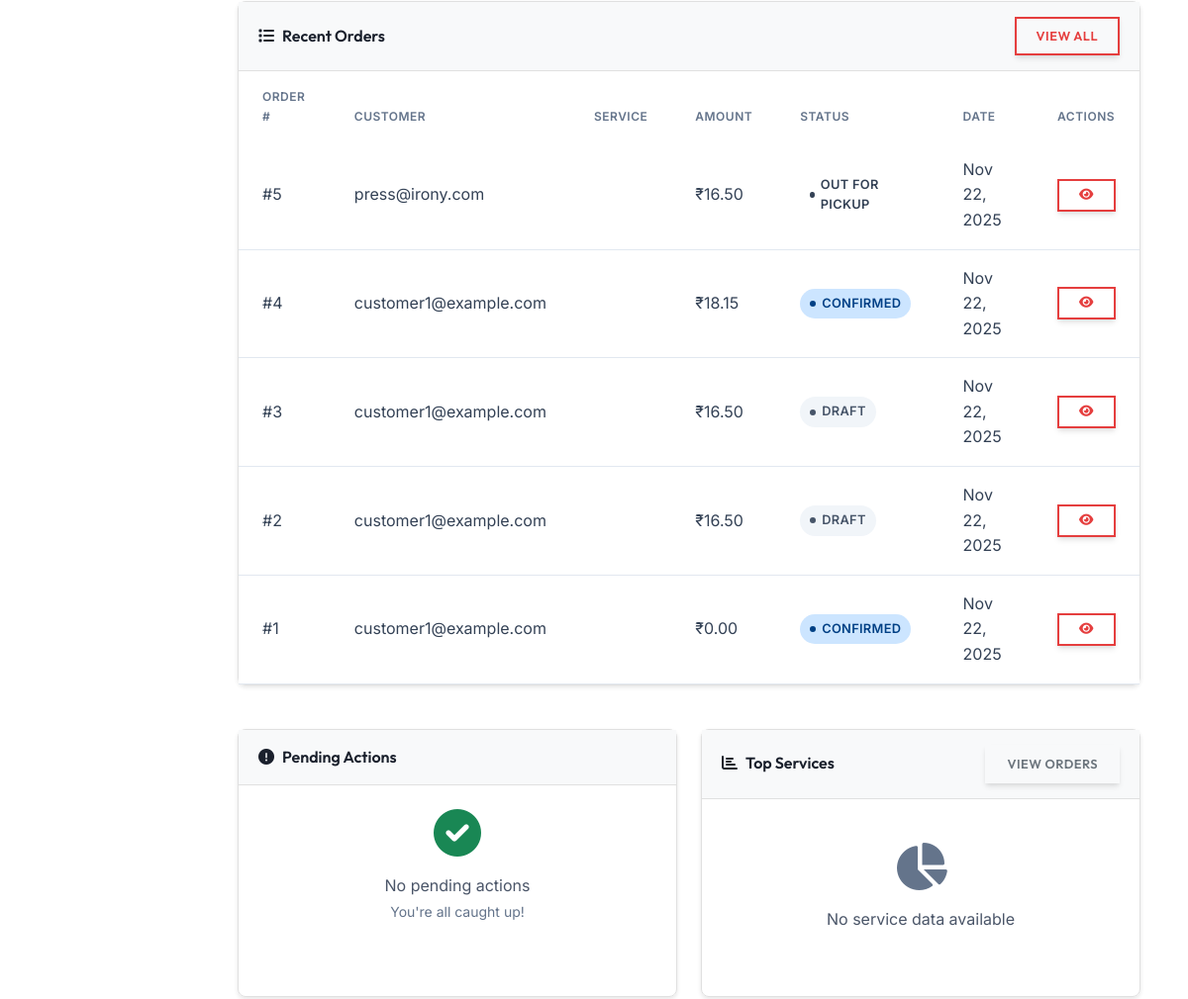
/dashboard/admin/ (signed in, middle part), run on an earlier commit of the app's database.
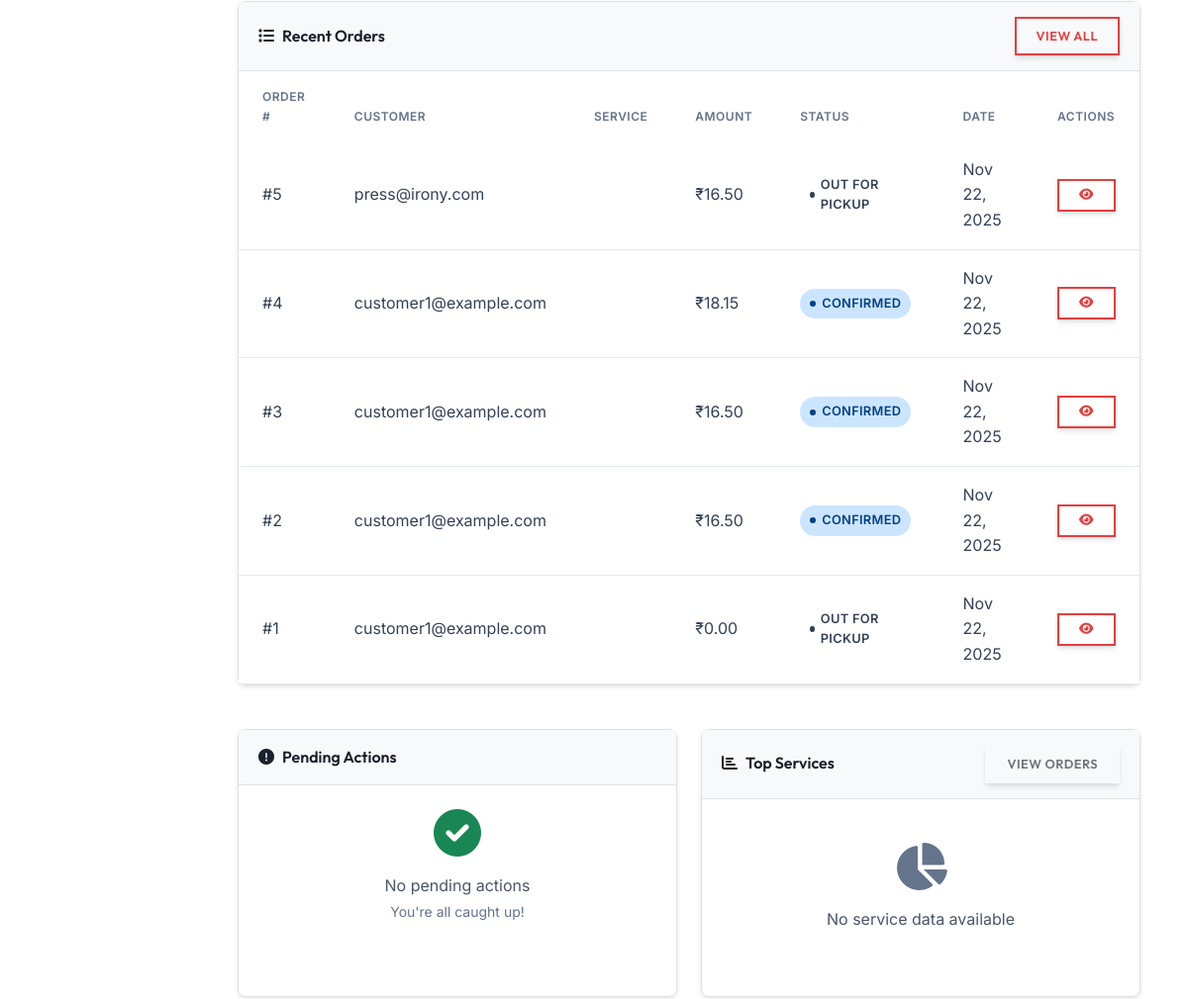
And on a later commit of the database.
### orders/models.py (models this page shows, shortened)
class Order(models.Model):
    class Status(models.TextChoices):
        DRAFT = 'draft', _('Draft')
        PENDING = 'pending', _('Pending Payment')
        CONFIRMED = 'confirmed', _('Confirmed')
        SCHEDULED_FOR_PICKUP = 'scheduled_for_pickup', _('Scheduled for Pickup')
        OUT_FOR_PICKUP = 'out_for_pickup', _('Out for Pickup')
        PICKED_UP = 'picked_up', _('Picked Up')
        PROCESSING = 'processing', _('In Progress')
        READY = 'ready', _('Ready for Delivery')
        OUT_FOR_DELIVERY = 'out_for_delivery', _('Out for Delivery')
        COMPLETED = 'completed', _('Completed')
        CANCELLED = 'cancelled', _('Cancelled')
        REFUNDED = 'refunded', _('Refunded')
        FAILED = 'failed', _('Failed')
    class PaymentStatus(models.TextChoices):
        PENDING = 'pending', _('Pending')
        AUTHORIZED = 'authorized', _('Authorized')
        PAID = 'paid', _('Paid')
        PARTIALLY_REFUNDED = 'partially_refunded', _('Partially Refunded')
        REFUNDED = 'refunded', _('Refunded')
        VOIDED = 'voided', _('Voided')
        FAILED = 'failed', _('Failed')
    class DeliveryType(models.TextChoices):
        PICKUP = 'pickup', _('Pickup')
        DELIVERY = 'delivery', _('Delivery')
    customer = models.ForeignKey(
        User,
        on_delete=models.PROTECT,
        related_name='orders',
        verbose_name=_('customer')
    )
    order_number = models.CharField(
        _('order number'),
        max_length=20,
        unique=True,
        db_index=True
    )
    status = models.CharField(
        _('status'),
        max_length=20,
        choices=Status.choices,
        default=Status.DRAFT,
        db_index=True
    )
    payment_status = models.CharField(
        _('payment status'),
        max_length=20,
        choices=PaymentStatus.choices,
        default=PaymentStatus.PENDING,
        db_index=True
    )
    delivery_type = models.CharField(
        _('delivery type'),
        max_length=10,
        choices=DeliveryType.choices,
        default=DeliveryType.PICKUP
    )
    pickup_address = models.TextField(_('pickup address'), blank=True)
    delivery_address = models.TextField(_('delivery address'), blank=True)
    preferred_pickup_date = models.DateField(_('preferred pickup date'), null=True, blank=True)
    preferred_delivery_date = models.DateField(_('preferred delivery date'), null=True, blank=True)
    subtotal = models.DecimalField(
        _('subtotal'),
        max_digits=10,
        decimal_places=2,
        default=Decimal('0.00')
    )
    tax_amount = models.DecimalField(
        _('tax amount'),
        max_digits=10,
        decimal_places=2,
        default=Decimal('0.00')
    )
    shipping_cost = models.DecimalField(
        _('shipping cost'),
        max_digits=10,
        decimal_places=2,
        default=Decimal('0.00')
    )
    discount_amount = models.DecimalField(
        _('discount amount'),
        max_digits=10,
        decimal_places=2,
        default=Decimal('0.00')
    )
    total_amount = models.DecimalField(
        _('total amount'),
        max_digits=10,
        decimal_places=2,
        default=Decimal('0.00')
    )
    assigned_staff = models.ForeignKey(
        User,
        on_delete=models.SET_NULL,
        null=True,
        blank=True,
        related_name='assigned_orders',
        verbose_name=_('assigned staff')
    )
    delivery_person = models.ForeignKey(
        User,
        on_delete=models.SET_NULL,
        null=True,
        blank=True,
        related_name='delivery_orders',
        verbose_name=_('delivery person')
    )
    created_at = models.DateTimeField(_('created at'), auto_now_add=True)
    updated_at = models.DateTimeField(_('updated at'), auto_now=True)
    confirmed_at = models.DateTimeField(_('confirmed at'), null=True, blank=True)
    completed_at = models.DateTimeField(_('completed at'), null=True, blank=True)
    cancelled_at = models.DateTimeField(_('cancelled at'), null=True, blank=True)
    special_instructions = models.TextField(_('special instructions'), blank=True)
    internal_notes = models.TextField(_('internal notes'), blank=True)
    cancellation_reason = models.TextField(_('cancellation reason'), blank=True)
    payment_method = models.CharField(_('payment method'), max_length=50, blank=True)
    payment_reference = models.CharField(_('payment reference'), max_length=100, blank=True)
    payment_date = models.DateTimeField(_('payment date'), null=True, blank=True)
    class Meta:
        ordering = ['-created_at']

### accounts/models.py (models this page shows, shortened)
class User(AbstractUser):
    class Role(models.TextChoices):
        CUSTOMER = 'CUSTOMER', _('Customer')
        PRESS = 'PRESS', _('Press Person')
        DELIVERY = 'DELIVERY', _('Delivery Partner')
        ADMIN = 'ADMIN', _('Admin')
    username = None
    email = models.EmailField(
        _('email address'),
        unique=True,
        error_messages={
            'unique': _('A user with that email already exists.'),
        },
    )
    role = models.CharField(
        _('user role'),
        max_length=20,
        choices=Role.choices,
        default=Role.CUSTOMER,
        help_text=_('Designates the role of the user in the system.')
    )
    phone_regex = RegexValidator(
        regex=r'^\+?1?\d{9,15}$',
        message=_("Phone number must be entered in the format: '+999999999'. Up to 15 digits allowed.")
    )
    phone_number = models.CharField(
        _('phone number'),
        validators=[phone_regex],
        max_length=17,
        blank=True,
        null=True,
        help_text=_('Enter a valid phone number (e.g., +1234567890)')
    )
    is_active = models.BooleanField(
        _('active'),
        default=True,
        help_text=_(
            'Designates whether this user should be treated as active. '
            'Unselect this instead of deleting accounts.'
        ),
    )
    email_verified = models.BooleanField(
        _('email verified'),
        default=False,
        help_text=_('Designates whether this user has verified their email address.')
    )
    date_joined = models.DateTimeField(_('date joined'), default=timezone.now)
    last_login = models.DateTimeField(_('last login'), blank=True, null=True)
    updated_at = models.DateTimeField(_('updated at'), auto_now=True)
    USERNAME_FIELD = 'email'
    REQUIRED_FIELDS = ['first_name', 'last_name']
    objects = UserManager()
    class Meta(AbstractUser.Meta):
        verbose_name = _('user')
        verbose_name_plural = _('users')
        ordering = ['-date_joined']
        swappable = 'AUTH_USER_MODEL'
        permissions = [
            ('view_dashboard', 'Can view dashboard'),
            ('manage_users', 'Can manage users'),
            ('manage_orders', 'Can manage orders'),
        ]
    def get_full_name(self):
        full_name = f"{self.first_name} {self.last_name}"
        return full_name.strip()
    def get_short_name(self):
        return self.first_name or self.email.split('@')[0]
    @property
    def is_customer(self):
        return self.role == self.Role.CUSTOMER
    @property
    def is_press(self):
        return self.role == self.Role.PRESS
    @property
    def is_delivery(self):
        return self.role == self.Role.DELIVERY
    @property
    def is_admin(self):
        return self.role == self.Role.ADMIN or self.is_superuser

### dashboard/views.py (the view)
# urls.py: path('admin/', views.AdminDashboardView.as_view(), name='admin_dashboard'),
class AdminDashboardView(LoginRequiredMixin, UserPassesTestMixin, ListView):
    model = Order
    template_name = 'dashboard/admin_dashboard.html'
    context_object_name = 'recent_orders'
    def test_func(self):
        return self.request.user.is_admin
    def get_queryset(self):
        return Order.objects.all().order_by('-created_at')[:10]
    def get_context_data(self, **kwargs):
        context = super().get_context_data(**kwargs)
        context['pending_orders'] = Order.objects.filter(status=Order.Status.PENDING).count()
        context['in_progress_orders'] = Order.objects.filter(
            status__in=[Order.Status.PROCESSING, Order.Status.PICKED_UP]
        ).count()
        context['delivery_pending'] = Order.objects.filter(
            status__in=[Order.Status.SCHEDULED_FOR_PICKUP, Order.Status.READY]
        ).count()
        return context

### templates/dashboard/admin_dashboard.html (shortened to what the changed rows need)
{% extends 'dashboard/base_dashboard.html' %}
{% load humanize %}
{% block dashboard_content %}
<div class="row">
    <div class="col-12">
        <div class="dashboard-card">
            <div class="card-body p-0">
                {% if recent_orders %}
                    <div class="table-responsive">
                        <table class="table table-hover mb-0">
                            <thead class="table-light">
                                <tr>
                                    <th>Order #</th>
                                    <th>Customer</th>
                                    <th>Service</th>
                                    <th>Amount</th>
                                    <th>Status</th>
                                    <th>Date</th>
                                    <th>Actions</th>
                                </tr>
                            </thead>
                            <tbody>
                                {% for order in recent_orders %}
                                <tr>
                                    <td>#{{ order.id }}</td>
                                    <td>{{ order.customer.get_full_name|default:order.customer.email }}</td>
                                    <td>{{ order.get_service_type_display }}</td>
                                    <td>₹{{ order.total_amount|intcomma }}</td>
                                    <td>
                                        <span class="status-badge status-{{ order.status|lower|slugify }}">
                                            {{ order.get_status_display }}
                                        </span>
                                    </td>
                                    <td>{{ order.created_at|date:"M d, Y" }}</td>
                                    <td>
                                        <a href="{% url 'dashboard:order_detail' order.pk %}"
                                           class="btn btn-sm btn-outline-primary"
                                           data-bs-toggle="tooltip"
                                           title="View details">
                                            <i class="fas fa-eye"></i>
                                        </a>
                                    </td>
                                </tr>
                                {% endfor %}
                            </tbody>
                        </table>
                    </div>
                {% endif %}
            </div>
        </div>
    </div>
</div>
{% endblock %}

What changed in the data, as far as the page shows it:
changed Order id 3: status "DRAFT" → "CONFIRMED"
changed Order id 2: status "DRAFT" → "CONFIRMED"
changed Order id 1: status "CONFIRMED" → "OUT FOR PICKUP"
